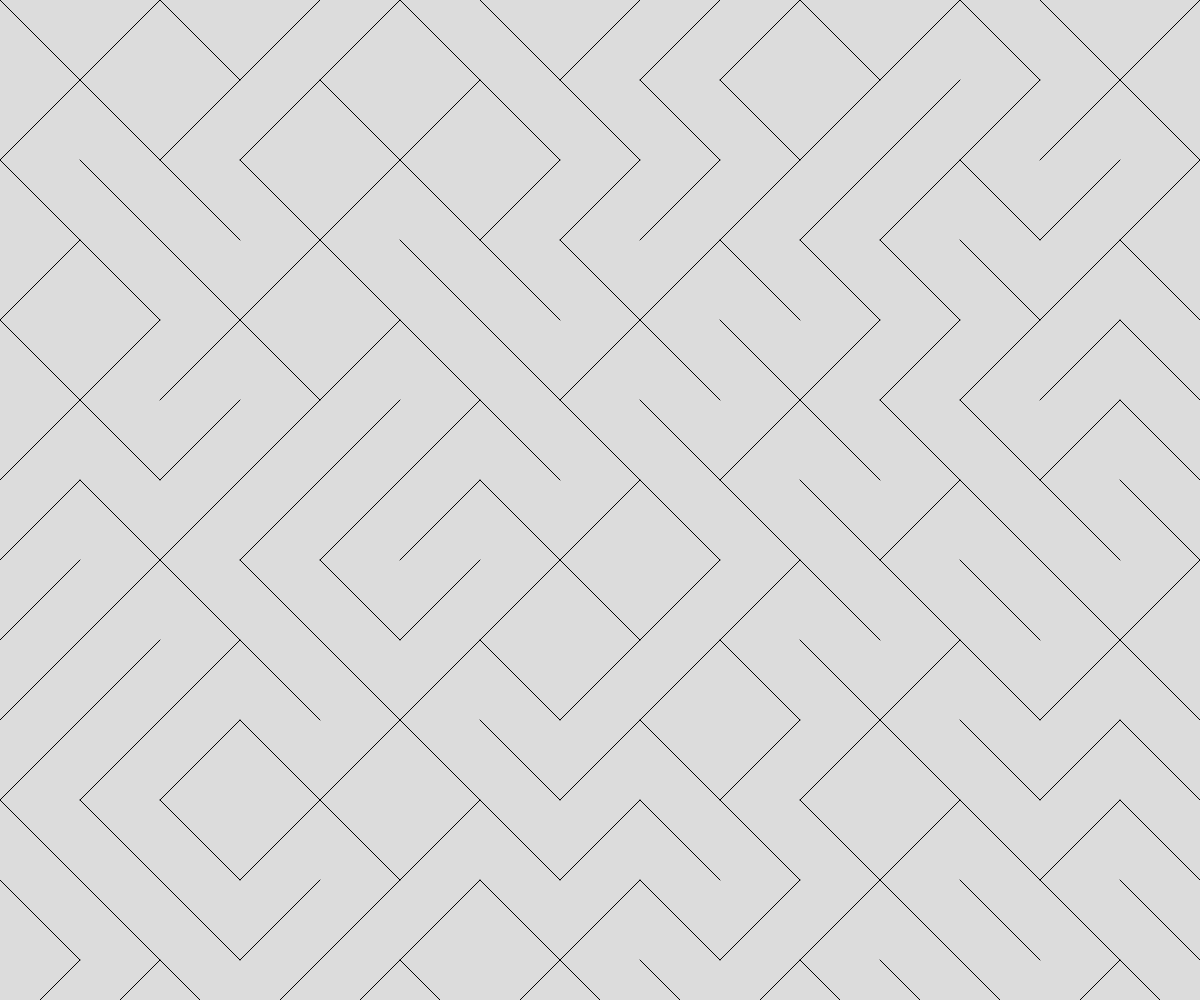
Frame 1 (no input)
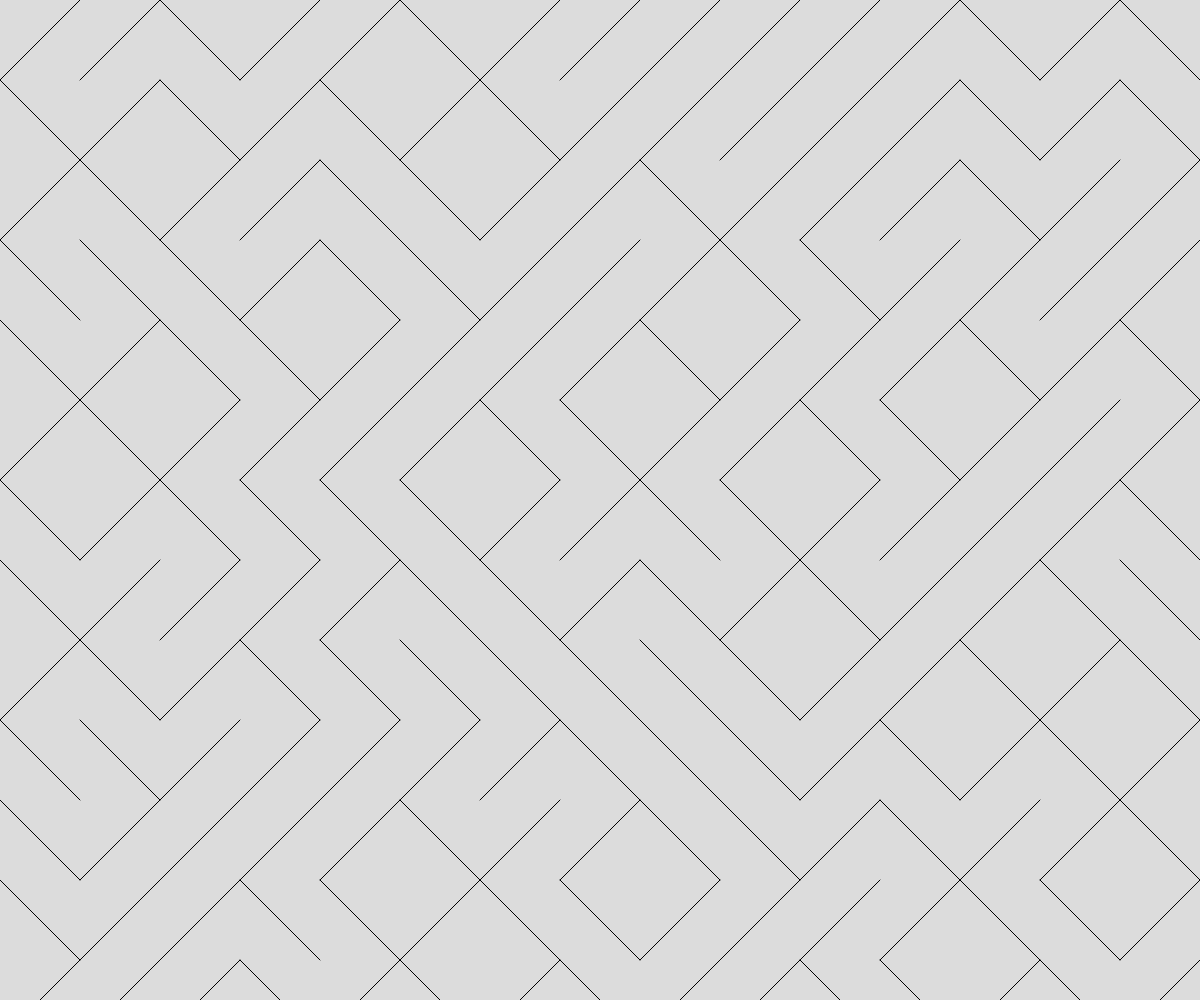
Frame 2 (the mouse pressed at the canvas centre, redrawn once)

The p5.js sketch that drew these frames (run headless with seeded random() and noise() and a simulated clock; the mouse was pressed at the canvas centre and the sketch redrawn once):

// p5.js sketch
// ── sketch.js
var stepSize = 80;

function setup() {
    createCanvas(windowWidth, windowHeight);
    noLoop();
}

function draw() {
    background(220);

    for (let x = 0; x < windowWidth; x += stepSize) {
        for (let y = 0; y < windowHeight; y += stepSize) {
            cond = random(1) > 0.5;

            if (cond) {
                line(x, y, x + stepSize, y + stepSize);
            } else {
                line(x, y + stepSize, x + stepSize, y);
            }
        }
    }
}
